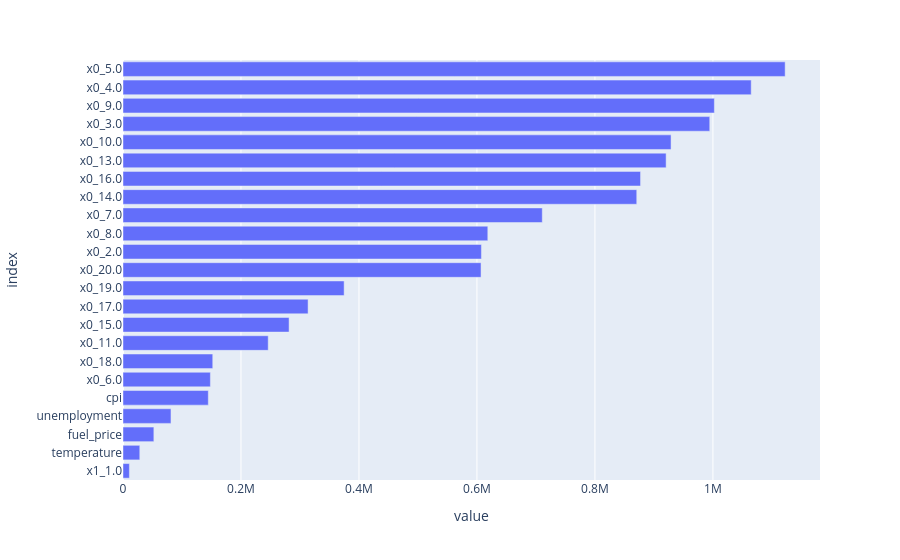

Notebook source saved alongside this figure:
### Code cell
# Plot coefficients
fig = px.bar(feature_importance, orientation = 'h')
fig.update_layout(showlegend = False,
                  margin = {'l': 120} # to avoid cropping of column names
                 )
fig.show()

### Figure 1 — Plotly figure (JSON) as saved in the notebook; plotly's stock layout.template omitted (floating-point values rounded to 4 significant figures)
{"data": [{"hovertemplate": "variable=coefficients<br>value=%{x}<br>index=%{y}<extra></extra>", "legendgroup": "coefficients", "marker": {"color": "#636efa", "pattern": {"shape": ""}}, "name": "coefficients", "orientation": "h", "showlegend": true, "textposition": "auto", "type": "bar", "x": [10830.0, 28450.0, 52300.0, 81330.0, 144600.0, 148100.0, 152100.0, 246200.0, 281500.0, 313700.0, 374900.0, 606900.0, 607600.0, 618400.0, 710700.0, 870900.0, 877300.0, 920700.0, 929000.0, 994600.0, 1002000.0, 1065000.0, 1122000.0], "xaxis": "x", "y": ["x1_1.0", "temperature", "fuel_price", "unemployment", "cpi", "x0_6.0", "x0_18.0", "x0_11.0", "x0_15.0", "x0_17.0", "x0_19.0", "x0_20.0", "x0_2.0", "x0_8.0", "x0_7.0", "x0_14.0", "x0_16.0", "x0_13.0", "x0_10.0", "x0_3.0", "x0_9.0", "x0_4.0", "x0_5.0"], "yaxis": "y"}], "layout": {"barmode": "relative", "legend": {"title": {"text": "variable"}, "tracegroupgap": 0}, "margin": {"l": 120, "t": 60}, "showlegend": false, "xaxis": {"anchor": "y", "domain": [0, 1], "title": {"text": "value"}}, "yaxis": {"anchor": "x", "domain": [0, 1], "title": {"text": "index"}}}}
